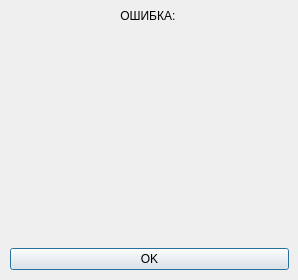
<?xml version="1.0" encoding="UTF-8"?>
<ui version="4.0">
 <class>Dialog</class>
 <widget class="QDialog" name="Dialog">
  <property name="geometry">
   <rect>
    <x>0</x>
    <y>0</y>
    <width>298</width>
    <height>280</height>
   </rect>
  </property>
  <property name="windowTitle">
   <string>Dialog</string>
  </property>
  <widget class="QWidget" name="gridLayoutWidget">
   <property name="geometry">
    <rect>
     <x>9</x>
     <y>9</y>
     <width>281</width>
     <height>261</height>
    </rect>
   </property>
   <layout class="QGridLayout" name="gridLayout">
    <item row="1" column="0">
     <layout class="QVBoxLayout" name="verticalLayout">
      <item>
       <widget class="QLabel" name="er_text">
        <property name="text">
         <string/>
        </property>
       </widget>
      </item>
      <item>
       <spacer name="verticalSpacer">
        <property name="orientation">
         <enum>Qt::Vertical</enum>
        </property>
        <property name="sizeHint" stdset="0">
         <size>
          <width>20</width>
          <height>40</height>
         </size>
        </property>
       </spacer>
      </item>
      <item>
       <widget class="QPushButton" name="pushButton">
        <property name="text">
         <string>OK</string>
        </property>
       </widget>
      </item>
     </layout>
    </item>
    <item row="0" column="0">
     <widget class="QLabel" name="label">
      <property name="minimumSize">
       <size>
        <width>279</width>
        <height>13</height>
       </size>
      </property>
      <property name="maximumSize">
       <size>
        <width>279</width>
        <height>13</height>
       </size>
      </property>
      <property name="layoutDirection">
       <enum>Qt::LeftToRight</enum>
      </property>
      <property name="text">
       <string>ОШИБКА: </string>
      </property>
      <property name="alignment">
       <set>Qt::AlignCenter</set>
      </property>
     </widget>
    </item>
   </layout>
  </widget>
 </widget>
 <resources/>
 <connections/>
</ui>
